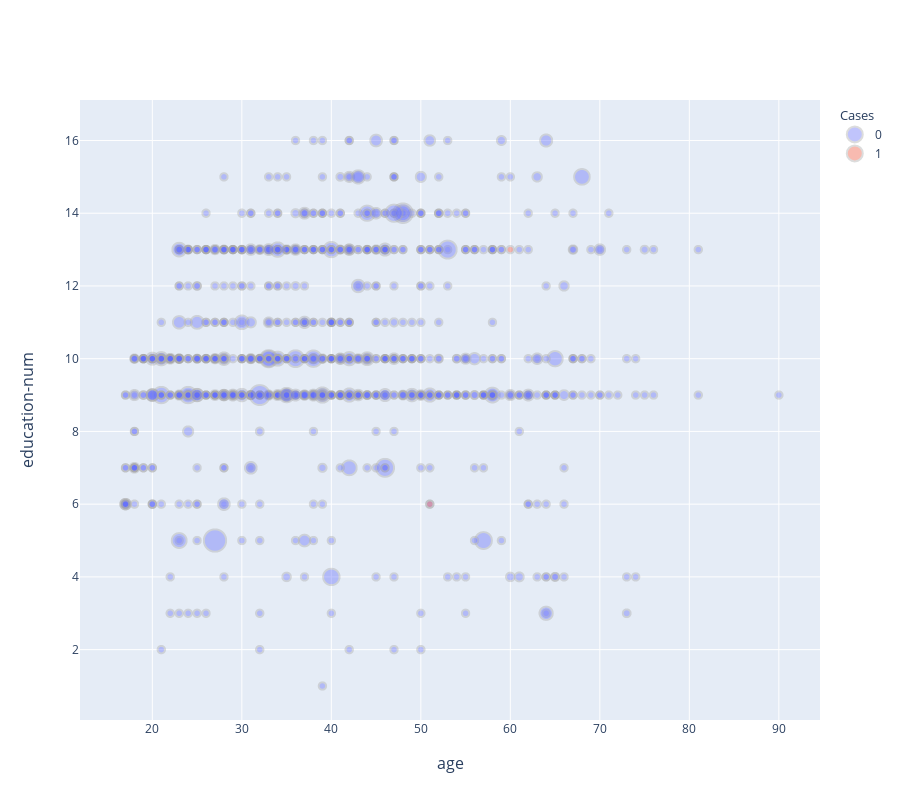

Notebook code cell kept with this figure:
### Markdown cell above
With the Residual Convictions computed for the "target" feature across all the trained data, we can visualize the data to attempt to find the regions of the data where convictions are particularly low.

### Code cell
plot_dataset(partial_train_df, x="age", y="education-num", size="density", hue="low_residual_conviction", alpha=0.4)

### Figure 1 — Plotly figure (JSON) as saved in the notebook; plotly's stock layout.template omitted (floating-point values rounded to 4 significant figures; data arrays with more than 128 entries replaced by an {"elided": "..."} marker saying what was removed)
{"data": [{"legendgroup": "cases", "legendgrouptitle": {"text": "Cases"}, "marker": {"line": {"color": "darkgrey", "width": 2}, "opacity": 0.4, "size": {"elided": "1000 float values"}, "sizemin": 7.5, "sizemode": "area"}, "mode": "markers", "name": "0", "type": "scattergl", "x": {"elided": "998 int values"}, "y": {"elided": "998 int values"}}, {"legendgroup": "cases", "legendgrouptitle": {"text": "Cases"}, "marker": {"line": {"color": "darkgrey", "width": 2}, "opacity": 0.4, "size": {"elided": "1000 float values"}, "sizemin": 7.5, "sizemode": "area"}, "mode": "markers", "name": "1", "type": "scattergl", "x": [60, 51], "y": [13, 6]}], "layout": {"annotations": [{"font": {"size": 16}, "showarrow": false, "text": "age", "x": 0.5, "xanchor": "center", "xref": "paper", "y": 0, "yanchor": "top", "yref": "paper", "yshift": -30}, {"font": {"size": 16}, "showarrow": false, "text": "education-num", "textangle": -90, "x": 0, "xanchor": "right", "xref": "paper", "xshift": -40, "y": 0.5, "yanchor": "middle", "yref": "paper"}], "height": 800, "legend": {"groupclick": "toggleitem"}, "xaxis": {"anchor": "y", "domain": [0, 1]}, "yaxis": {"anchor": "x", "domain": [0, 1]}}}
